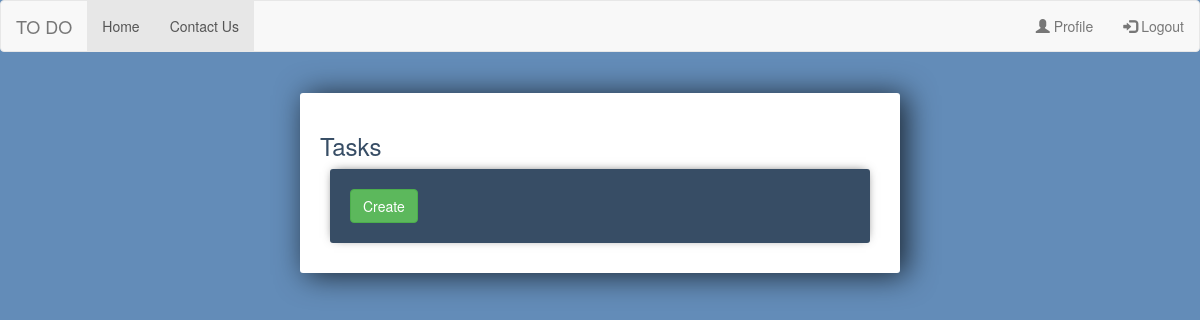
/tasks/ (signed in), run on an earlier commit of the app's database.
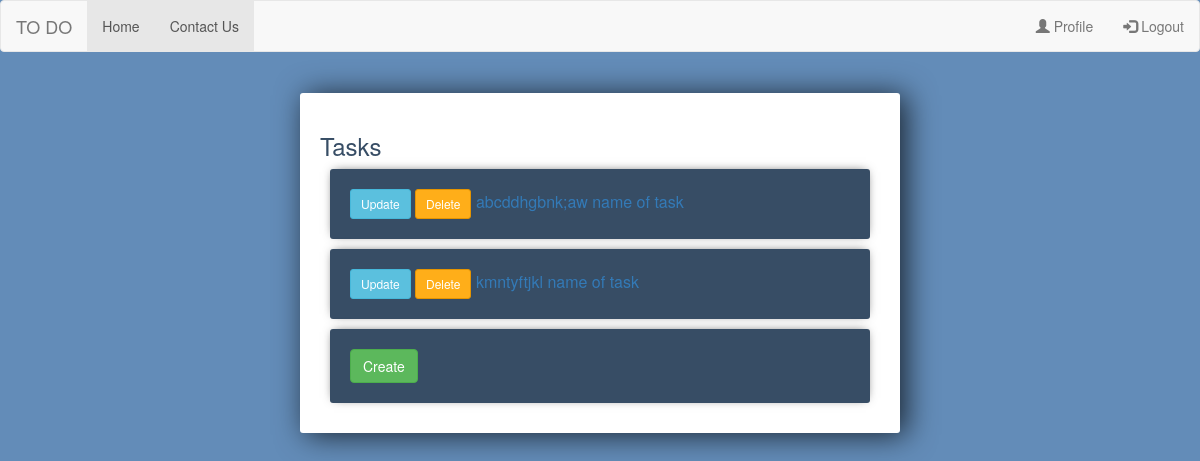
And on a later commit of the database.
### task/models.py (models this page shows, shortened)
class Task(models.Model):
    user = models.ForeignKey(User, on_delete=models.CASCADE, null=True, blank=True)
    name = models.CharField(max_length=50)
    description = models.TextField()
    created_at = models.DateTimeField(auto_now_add=True)
    status = models.IntegerField(choices=STATUS_CHOICE, default=0)

### task/views/task.py (the view)
# urls.py: path('tasks/', task_view.list_task, name="list_task"),
@login_required(login_url="user_login")
def list_task(request):
    query_string = request.GET.get("search_task")
    if query_string:
        task_list = request.user.task_set.filter(name__contains=query_string)
    else:
        task_list = request.user.task_set.all()
    return render(request, "task/index.html", context={"tasks": task_list})

### task/templates/task/index.html
{% extends 'task/base.html' %}
	{% block content %}
		<div class="todo-list">
<h3>Tasks</h3>
	{% for task in tasks %}
	<div class="item-row">
		<a class="btn btn-sm btn-info" href="{% url 'task_update' task.id %}">Update</a>
		<a class="btn btn-sm btn-danger" href="{% url 'task_delete' task.id %}">Delete</a>
		<a href="{% url 'task_view' task.id %}"> {{ task.name }}
		<span>name of task</span>
		</a>
	</div>
	{% endfor %}
	<div class="item-row">
			<a href="{% url 'task_create' %}"><button class="btn btn-success" type="submit" name="Create Task">Create</button></a>
	</div>
</div>
	{% endblock %}

What changed in the data, as far as the page shows it:
added Task: name "abcddhgbnk;aw"
added Task: name "kmntyftjkl"
